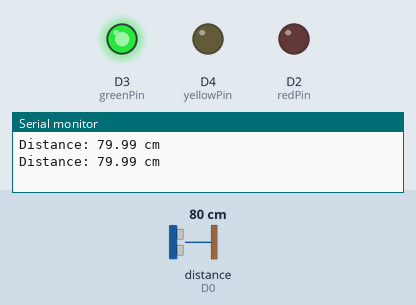
Recording of a sketch running on a simulated ESP8266 (NodeMCU). Shown: output pins drawn as LEDs (lit = HIGH), the last lines printed to the serial monitor. Wiring (inferred from the names in the program): ultrasonic range finder: trigger D1; echo D0. Inputs (shaded band) come from the test bench; at power-on: distance to the obstacle (sensor on D0) 80 cm. The echo pulse lasts 58.3 µs per cm; pins used as bus, display or sensor lines are not drawn.

Above: at 2.8 s.
2.9 s: distance to the obstacle (sensor on D0) set to 73 cm
At 4.4 s:
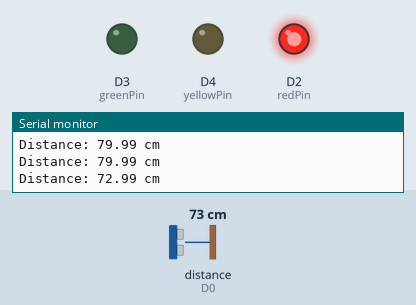
5.6 s: distance to the obstacle (sensor on D0) set to 250 cm
At 6.4 s:
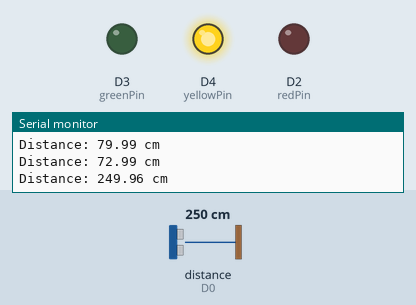
8.3 s: distance to the obstacle (sensor on D0) set to 256 cm
At 10.6 s:
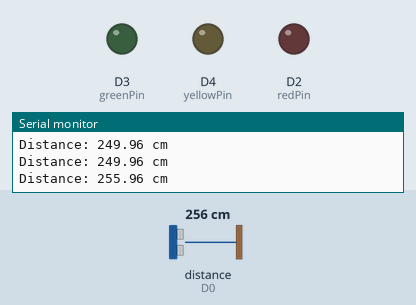
11.5 s: distance to the obstacle (sensor on D0) set to 2 cm
At 13.4 s:
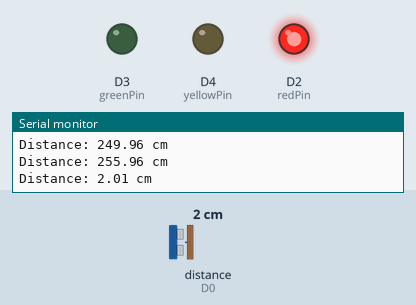
14.2 s: distance to the obstacle (sensor on D0) set to 120 cm
At 16.7 s:
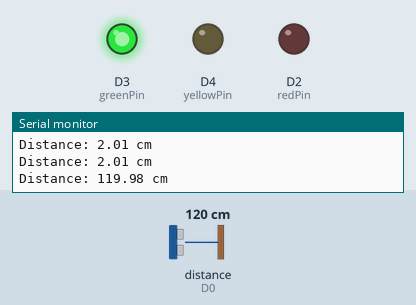
Timing chart, 0 to 18.2 s (numbered marks = the images above; inputs shaded):
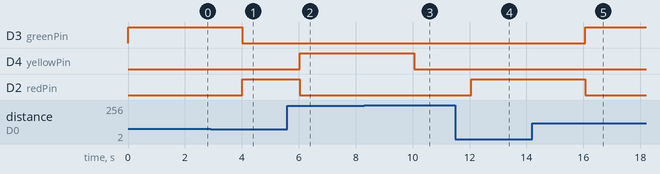

Measured:
- the behaviour switches between 76 and 75 cm on distance to the obstacle (sensor on D0) (found by bisection; images 0 and 1)
- the behaviour switches between 250 and 251 cm on distance to the obstacle (sensor on D0) (found by bisection; images 2 and 3)
- after the input at 2.9 s, D3 (greenPin): HIGH → LOW after 1.1 s; D2 (redPin): LOW → HIGH after 1.1 s
- after the input at 5.6 s, D4 (yellowPin): LOW → HIGH after 0.43 s; D2 (redPin): HIGH → LOW after 0.43 s
- after the input at 8.3 s, D4 (yellowPin): HIGH → LOW after 1.8 s
- after the input at 11.5 s, D2 (redPin): LOW → HIGH after 0.56 s
- after the input at 14.2 s, D3 (greenPin): LOW → HIGH after 1.9 s; D2 (redPin): HIGH → LOW after 1.9 s

The sketch:

ULTRASONIC-DISTANCE_ESP8266.ino
```cpp
// Ultrasonic Distance Sensor with Traffic Light LEDs
// Controls red, green, and yellow LEDs based on measured distance (cm)

int redPin = D2;    // Red LED pin
int greenPin = D3;  // Green LED pin
int yellowPin = D4; // Yellow LED pin

int trigPin = D1; // Ultrasonic sensor Trigger pin
int echoPin = D0; // Ultrasonic sensor Echo pin

long duration;
float distanceCm;

void setup()
{
  Serial.begin(9600);

  // Set pin modes
  pinMode(trigPin, OUTPUT);
  pinMode(echoPin, INPUT);

  pinMode(redPin, OUTPUT);
  pinMode(greenPin, OUTPUT);
  pinMode(yellowPin, OUTPUT);

  // Initially turn off all LEDs
  digitalWrite(redPin, LOW);
  digitalWrite(greenPin, LOW);
  digitalWrite(yellowPin, LOW);
}

void loop()
{
  // Send ultrasonic pulse
  digitalWrite(trigPin, LOW);
  delayMicroseconds(2);
  digitalWrite(trigPin, HIGH);
  delayMicroseconds(10);
  digitalWrite(trigPin, LOW);

  // Read echo pulse duration
  duration = pulseIn(echoPin, HIGH);

  // Calculate distance in cm
  distanceCm = (duration / 2.0) * 0.0343;

  // Print distance for debugging
  Serial.print("Distance: ");
  Serial.print(distanceCm);
  Serial.println(" cm");

  // LED logic based on distance ranges
  if (distanceCm >= 2 && distanceCm <= 75)
  {
    // Close distance: Red LED ON, others OFF
    digitalWrite(redPin, HIGH);
    digitalWrite(greenPin, LOW);
    digitalWrite(yellowPin, LOW);
  }
  else if (distanceCm > 75 && distanceCm <= 150)
  {
    // Medium distance: Green LED ON, others OFF
    digitalWrite(redPin, LOW);
    digitalWrite(greenPin, HIGH);
    digitalWrite(yellowPin, LOW);
  }
  else if (distanceCm > 150 && distanceCm <= 250)
  {
    // Far distance: Yellow LED ON, others OFF
    digitalWrite(redPin, LOW);
    digitalWrite(greenPin, LOW);
    digitalWrite(yellowPin, HIGH);
  }
  else
  {
    // Out of range or no object: turn off all LEDs
    digitalWrite(redPin, LOW);
    digitalWrite(greenPin, LOW);
    digitalWrite(yellowPin, LOW);
  }

  delay(2000); // Wait before next measurement to reduce noise
}
```
